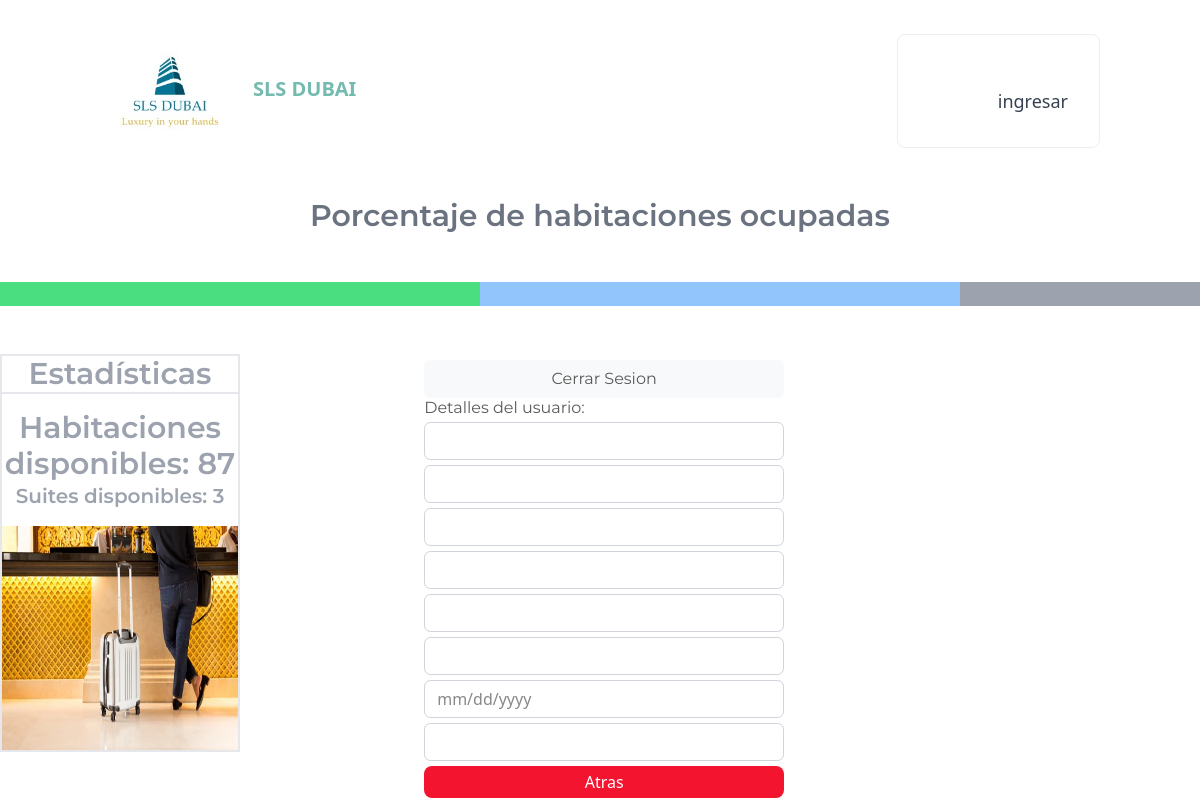
/ver/9, run on an earlier commit of the app's database.
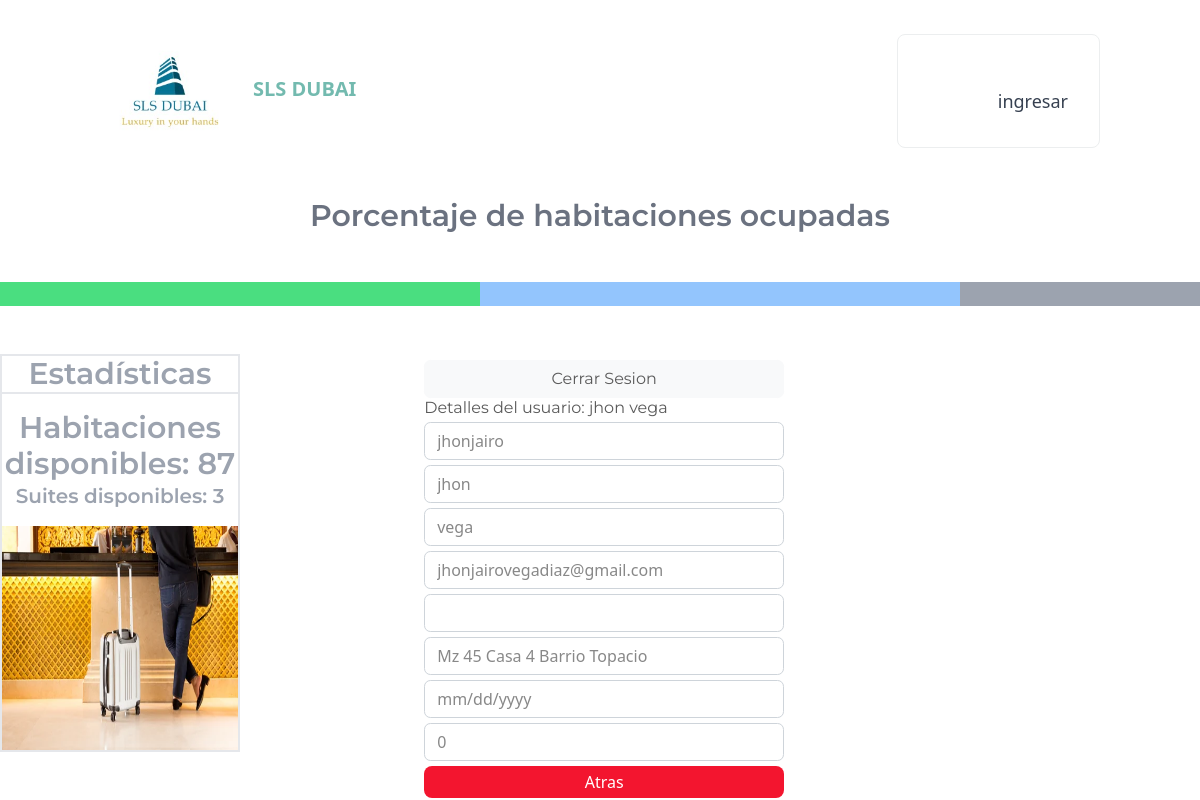
And on a later commit of the database.
### tables this page shows
CREATE TABLE usuarios (id INTEGER NOT NULL CONSTRAINT usuarios_pk PRIMARY KEY AUTOINCREMENT UNIQUE, usuario TEXT UNIQUE NOT NULL, nombre TEXT, apellido TEXT, correo TEXT NOT NULL UNIQUE, celular TEXT DEFAULT 0, direccion TEXT, fecha TEXT, pasword TEXT NOT NULL, super INT DEFAULT (0) NOT NULL);

### app.py (the view)
@app.route('/ver/<int:id>')
def ver(id):
    usuario = scripts.obenter_usuario_id(id)
    return render_template('ver.html', usuario=usuario)

### app.py (called while the page is built)
@app.before_request
def before_request():
    if 'user' not in session and request.endpoint in ['super_menu']:
        return redirect('/')
    elif 'user' not in session and request.endpoint in ['room']:
        return redirect('/')

### db/scripts.py (called while the page is built)
def conexion_bd():
    try:
        conexion = sqlite3.connect(os.path.dirname(os.path.abspath(__file__))+'/basedatos.sqlite')
        return conexion
    except:
        print('Error de conexion bd')

def obenter_usuario_id(id):
    query = "select * from usuarios where id={};".format(id)
    conexion = conexion_bd()
    cursor = conexion.cursor()
    cursor.execute(query)
    usuario = cursor.fetchone()
    conexion.commit()
    conexion.close()
    return usuario

### templates/ver.html
{% extends 'user_main.html' %}
{% block src %}
<link rel="stylesheet" href="{{url_for('static',filename='css/styles.css')}}" />
<link rel="stylesheet" href="{{url_for('static',filename='css/bootstrap.css')}}" />
{% endblock %}
{% block body_user %}
<div class="contenedor">
    <div id="formulario_crear" class="flex flex-col">
    <button class="btn btn-light float-end" id="cerrar_sesion">Cerrar Sesion</button>
    <h3>Detalles del usuario: {{ usuario[2] }} {{ usuario[3] }}</h3>
    <input class="form-control" type="text" name="usuario" id="usuario" readonly="readonly" value="{{usuario[1]}}" >
    <input class="form-control" type="text" name="nombre" id="nombre" readonly="readonly" value="{{usuario[2]}}" >
    <input class="form-control" type="text" name="apellido" id="apellido" readonly="readonly" value="{{usuario[3]}}" >
    <input class="form-control" type="email" name="correo" id="correo" readonly="readonly" value={{usuario[4]}} >
    <input class="form-control" type="number" name="celular" id="celular" readonly="readonly" value={{usuario[5]}} >
    <input class="form-control" type="text" name="direccion" id="direccion" readonly="readonly" value="{{usuario[6]}}" >
    <input class="form-control" type="date" name="fecha_nacimiento" id="fecha_nacimiento" readonly="readonly" value={{usuario[7]}} >
    <input class="form-control" type="number" name="Clase" id="clase" readonly="readonly" value={{usuario[9]}}>
    <button class="bg-[#F3152F] text-white px-6 py-1 rounded-lg" id="cancelar_usuario" onclick="location.href='/editUsers'" >Atras</button>
    </div>
</div>
{% endblock %}

What changed in the data, as far as the page shows it:
added usuarios: nombre "jhon", apellido "vega", usuario "jhonjairo", correo "jhonjairovegadiaz@gmail.com", direccion "Mz 45 Casa 4 Barrio Topacio", Clase "0"
